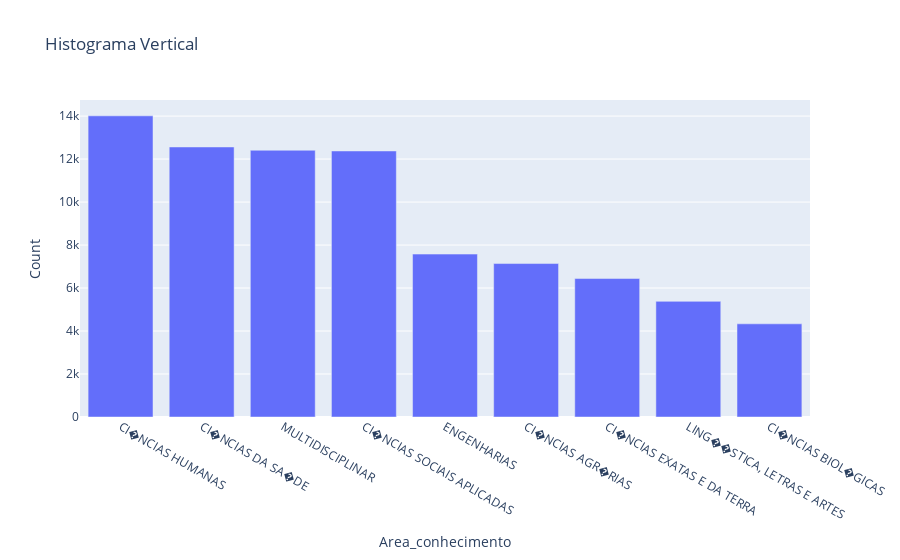

Source (notebook cell):
### Code cell
fig = px.bar(df_grouped_areas_con.sort_values(by='Count', ascending=False), x='Area_conhecimento', y='Count', title='Histograma Vertical')
fig.update_layout(yaxis_title='Count', xaxis_title='Area_conhecimento')
fig.show()

### Figure 1 — Plotly figure (JSON) as saved in the notebook; plotly's stock layout.template omitted (floating-point values rounded to 4 significant figures)
{"data": [{"alignmentgroup": "True", "hovertemplate": "Area_conhecimento=%{x}<br>Count=%{y}<extra></extra>", "legendgroup": "", "marker": {"color": "#636efa", "pattern": {"shape": ""}}, "name": "", "offsetgroup": "", "orientation": "v", "showlegend": false, "textposition": "auto", "type": "bar", "x": ["CI�NCIAS HUMANAS", "CI�NCIAS DA SA�DE", "MULTIDISCIPLINAR", "CI�NCIAS SOCIAIS APLICADAS", "ENGENHARIAS", "CI�NCIAS AGR�RIAS", "CI�NCIAS EXATAS E DA TERRA", "LING��STICA, LETRAS E ARTES", "CI�NCIAS BIOL�GICAS"], "xaxis": "x", "y": [14011, 12563, 12411, 12377, 7580, 7139, 6442, 5380, 4335], "yaxis": "y"}], "layout": {"barmode": "relative", "legend": {"tracegroupgap": 0}, "title": {"text": "Histograma Vertical"}, "xaxis": {"anchor": "y", "domain": [0, 1], "title": {"text": "Area_conhecimento"}}, "yaxis": {"anchor": "x", "domain": [0, 1], "title": {"text": "Count"}}}}
